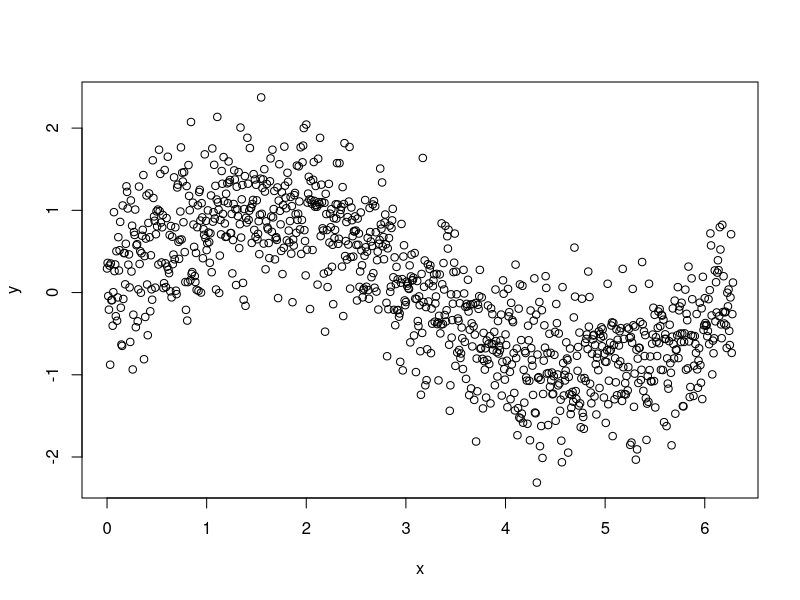
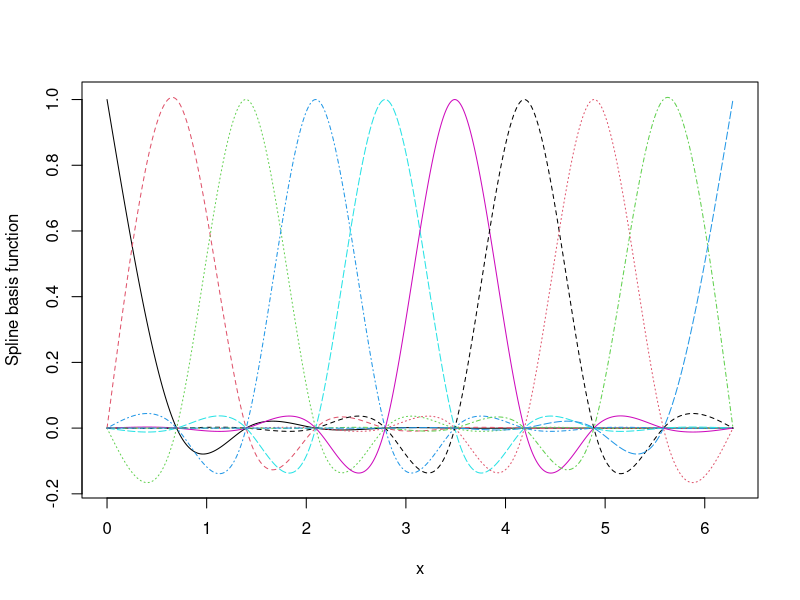
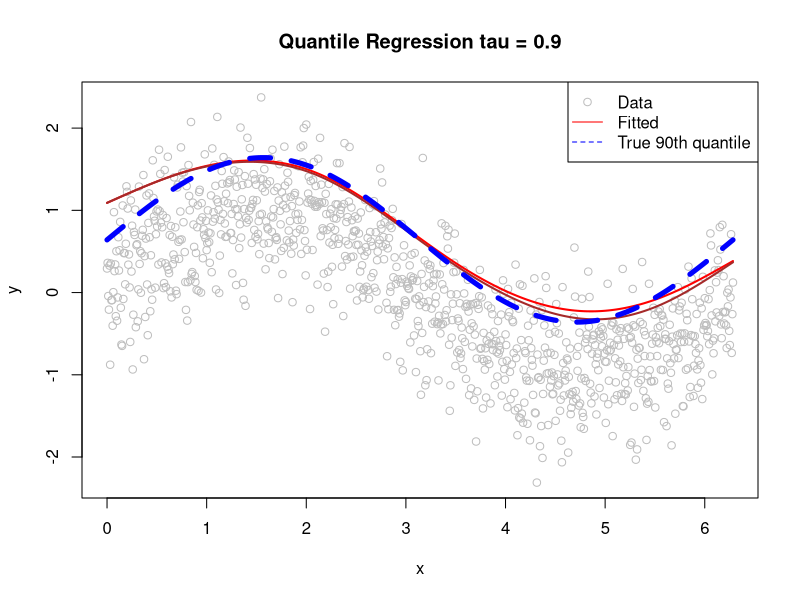
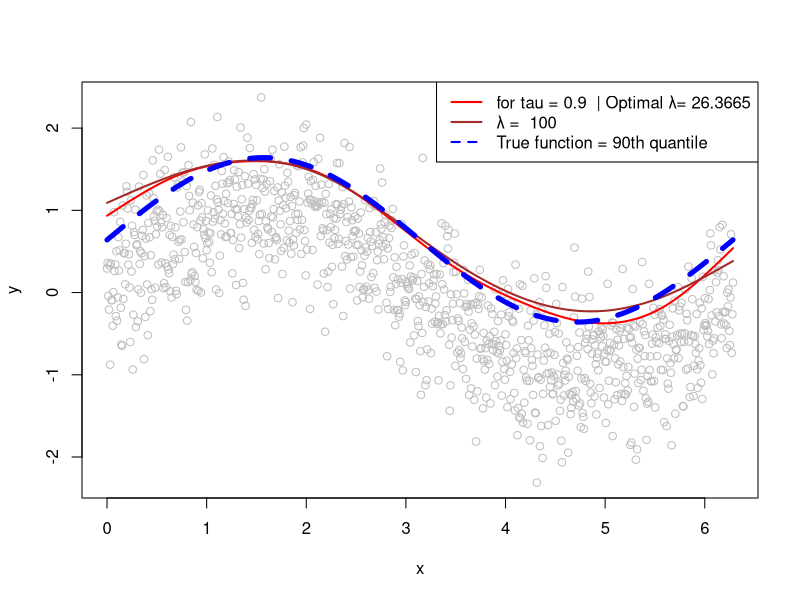

Write the R code that produced these figures, in order.
## ---- chunk 1
knitr::opts_chunk$set(echo = TRUE)
require("knitr")
## ---- chunk 2
set.seed(12345)
## ---- chunk 3
n <- 1e3
x <- seq(0, 2*pi, length.out = n)
y <- sin(x) + rnorm(n, 0, 0.5)
dat <- data.frame(x = x, y = y)
plot(x, y)
## ---- chunk 4
library(mgcv)
sm <- smoothCon(s(x, k = 10, bs = "cr"), data=dat, knots=NULL)[[1]]
X <- sm$X
S <- sm$S[[1]] # penalty matrix S

fit <- lm(y ~ X-1, data = dat)

matplot(X, x = x, type = 'l', ylab = "Spline basis function")
## ---- chunk 5
# Computes ELF density and its derivatives w.r.t mu
dlf <- function(x, tau, mu, psi, log = FALSE, deriv = 0)
{
  sig <- 1
  y <- (x - mu) / sig
  out <- (1-tau) * y - psi * log(1 + exp(y / psi)) - log(sig * psi * beta(psi * (1 - tau), tau * psi))
  if (!log) out <- exp(out)
  if(deriv > 0)
  {
    out <- list("d" = out)
    dl <- dlogis(x, mu, psi*sig)
    pl <- plogis(x, mu, psi*sig)
    out$D <- sum((pl - (1-tau)) / sig)
    if(deriv > 1)
    {
      out$D2 <- sum(-dl / sig)
    }
  }
  return(out)
}

# Computes negative log-likelihood as a function of beta
negllkFun <- function(par, tau, psi, dat, X)
{
  mu <- X %*% par
  out <- - sum( dlf(x = dat, tau = tau, mu = mu, psi = psi, log = TRUE))
  return(out)
}

# Computes derivative of the log-likelihood w.r.t. beta
negGrad <- function(par, tau, psi, dat, X)
{
  mu <- X %*% par
  tmp <- lapply(1:length(mu),
                function(ii){
                  a <- - dlf(x = dat[ii], tau = tau, mu = mu[ii],
                  psi = psi, log = TRUE, deriv = 1)$D
                  return(a[1] * X[ii, ])
                }
  )
  out <- Reduce("+", tmp)
  return(out)
}
## ---- chunk 6
# version one of penalty
pen_negllk <- function(par, tau, psi, dat, X, S, lambda) {
  negllkFun(par, tau, psi, dat, X) + as.numeric(lambda * t(par) %*% (S %*% par))
}

pen_negGrad <- function(par, tau, psi, dat, X, S, lambda) {
  as.numeric(negGrad(par, tau, psi, dat, X)) + 2 * lambda * as.vector(S %*% par)
}

# second version of penalty
pen_ssqr <- function(beta, X, y, S, 
                     lambda,tau, psi =0.1, sigma =1){
  mu <- X %*% beta
  res <- (y-mu)
  pen <- as.numeric(t(beta) %*% S %*% beta) #produces a 1x1 matrix
  
  loss <- sum((tau -(res<0))* res) 
  penalty <- lambda * pen
  return(loss+penalty)
}
## ---- chunk 7
tau <- 0.9 #90th quantile
psi <- 0.1
lambda_1 <- 100
sigma <- 1

#true function
z_norm_90 <- qnorm(0.9)
sigma_true <-0.5 # true mean
sin_quantile_90 <- sin(x) +sigma_true * z_norm_90


fit_pen_1 <- optim(par = coef(fit),
                fn = pen_negllk,
                gr = pen_negGrad,
                tau = tau, psi = psi, dat = dat$y, X = X, S = S, lambda = lambda_1,
                method = "BFGS")

fit_pen_2 <- optim(par = coef(fit),
                 fn = pen_ssqr,
                 y = y, X = X,
                 tau = tau, S = S,
                 lambda = lambda_1, method = "BFGS",
                 )

plot(x, y, col = "grey", main = paste("Quantile Regression tau =", tau))

lines(x, X %*% fit_pen_1$par, col = "red", lwd = 2)
lines(x, X %*% fit_pen_2$par, col = "brown", lwd = 2)

lines(x, sin_quantile_90, col = "blue", lty = 2, lwd = 5) # True 90th quantile
legend("topright", legend = c("Data", "Fitted", "True 90th quantile"), 
       col = c("grey", "red", "blue"), lty = c(NA, 1, 2), pch = c(1, NA, NA))
## ---- chunk 8
# -> we want to find lambda that represents the data (not too small lambda that will overfit the data(model) nor too large that oversmooth the model )

# --- PARAMETERS
k_folds <- 5         # split the data into 5 equal folds (1 for validation, 2-5 for training)
taus <- 0.9          # quantile of interest
psi <- 0.05          # smoothing param used during fit (small)
sigma <- 1           # fixed
#Define lambda
lambda_grid <- 10^seq(-3, 25, length.out = 20)  # grid of lambdas to try (10^-3 to 10^25)
set.seed(42)


# --- K-Fold indices ---
n <- nrow(dat)
fold_indexs <- sample(rep(1:k_folds, length.out = n))

# store CV results
cv_results <- data.frame(lambda = lambda_grid, mean_val_loss = NA_real_)

# Precompute starting coefficients from full-data OLS (warm start)
start_coef <- coef(fit)  # from lm(y ~ X - 1)

# --- loop over lambda values in grid (K-Fold) ---
for (i in seq_along(lambda_grid)){
  lambda <- lambda_grid[i]
  validation_losses <- numeric(k_folds)
  
  for (fold in 1:k_folds) {
      train_index <- which(fold_indexs != fold)
      validation_index   <- which(fold_indexs == fold)
      
      X_train <- X[train_index,          , drop = FALSE]
      y_train <- dat$y[train_index]

      X_val   <- X[validation_index,     , drop = FALSE]
      y_val   <- dat$y[validation_index]
      
    
      
      #OLS on training fold
      ols_train <- lm(y_train ~ X_train -1)
      start_beta <- coef(ols_train)
      if (length(start_beta) != ncol(X)) start_beta <- rep(0, ncol(X))
      
      
      # FIT on training fold (with penalty lambda)
      fit_fold <- optim(
                      par = start_beta,
                      fn = pen_ssqr,
                      X = X_train,
                      y = y_train,
                      S = S,
                      lambda = lambda,
                      tau = tau,
                      method = "BFGS",
                      control = list(maxit = 1000, reltol = 1e-6)
                    )
      
      beta_hat <- fit_fold$par
      
    # Validation: compute mean pinball loss per observation (NO penalty)
    resid_val <- as.numeric (y_val - X_val %*% beta_hat)    # y - mu
    pinball_vec <- (tau - (resid_val < 0)) * resid_val
    validation_losses[fold] <- mean(pinball_vec)   # mean per-observation
  
  }
      
      # store mean validation loss (lower is better) (normalized per-observation)
      cv_results$mean_val_loss[i] <- mean(validation_losses)/ length(validation_index) 
}
  
  #choosing best lambda (minimal mean validation)
  best_row <- cv_results[which.min(cv_results$mean_val_loss),  ]
  best_lambda <- best_row$lambda
  print(paste("Best Lambda is: ", best_lambda))
  paste("CV loss at optimal lambda is", round(best_row, 6))
  
  #The optimal lambda is when the CV loss is the minimum
  
  
  
# Refit final model on FULL DATA with best lambda
# Warm start: OLS on full data
ols_full <- lm(dat$y ~ X - 1)
start_full <- coef(ols_full)
if (length(start_full) != ncol(X)) start_full <- rep(0, ncol(X))
  
 # Fit final model
  fit_final_with_best_lambda <- optim(par = start_full,
                            fn = pen_ssqr,
                            y = dat$y,
                            X = X,
                            tau = tau,
                            S = S,
                            lambda = best_lambda,
                            method = "BFGS")
  
  plot(x, y, col = "grey")
  
  lines(dat$x, as.numeric(X %*% fit_final_with_best_lambda$par), col = "red", lwd = 2)
  lines(dat$x, as.numeric(X %*% fit_pen_1$par), col = "brown", lwd = 2)
  lines(x, sin_quantile_90, col = "blue", lty = 2, lwd = 5) # True function
  
  legend("topright",
       legend = c(
         paste("for tau =", tau," | Optimal λ=", round(best_lambda, 4)),
         paste("λ = ", lambda_1),
         "True function = 90th quantile"
       ),
       col = c("red", "brown", "blue"),
       lty = c(1, 1, 2),
       lwd = c(2, 2, 2))
  

## ---- chunk 9
# testing our code
